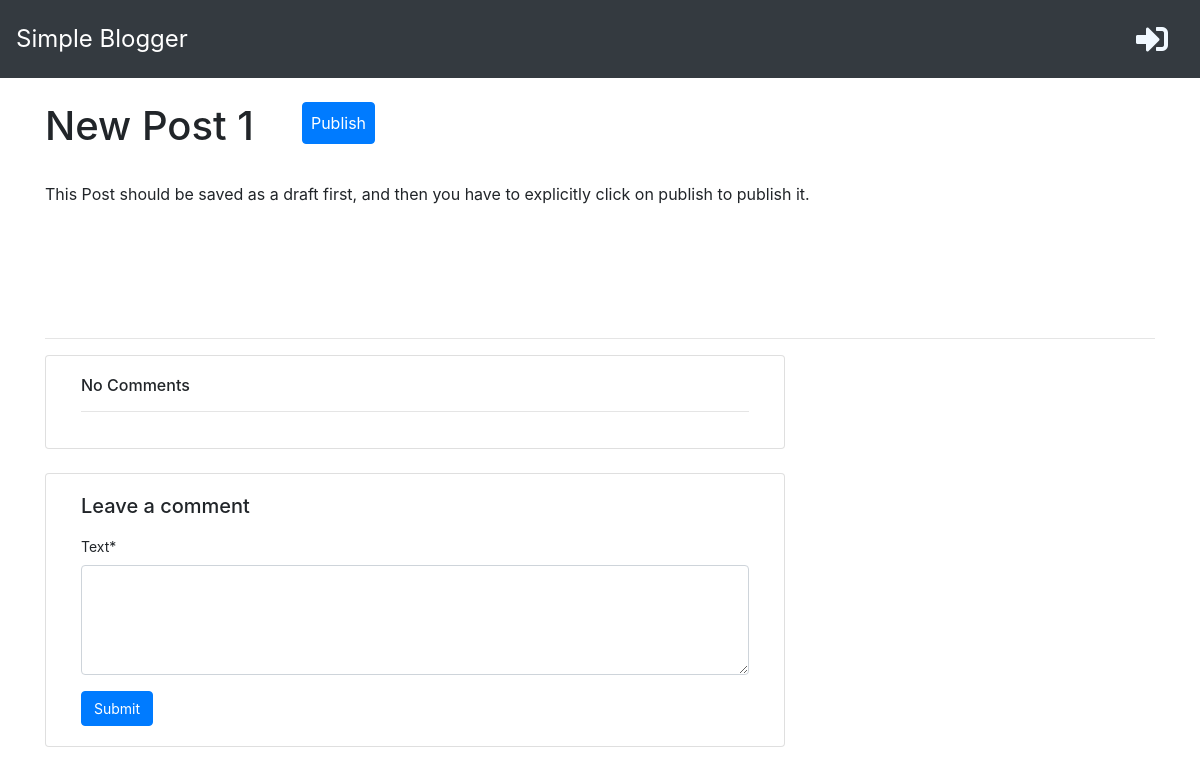
Before: /post/11 with the older database file.
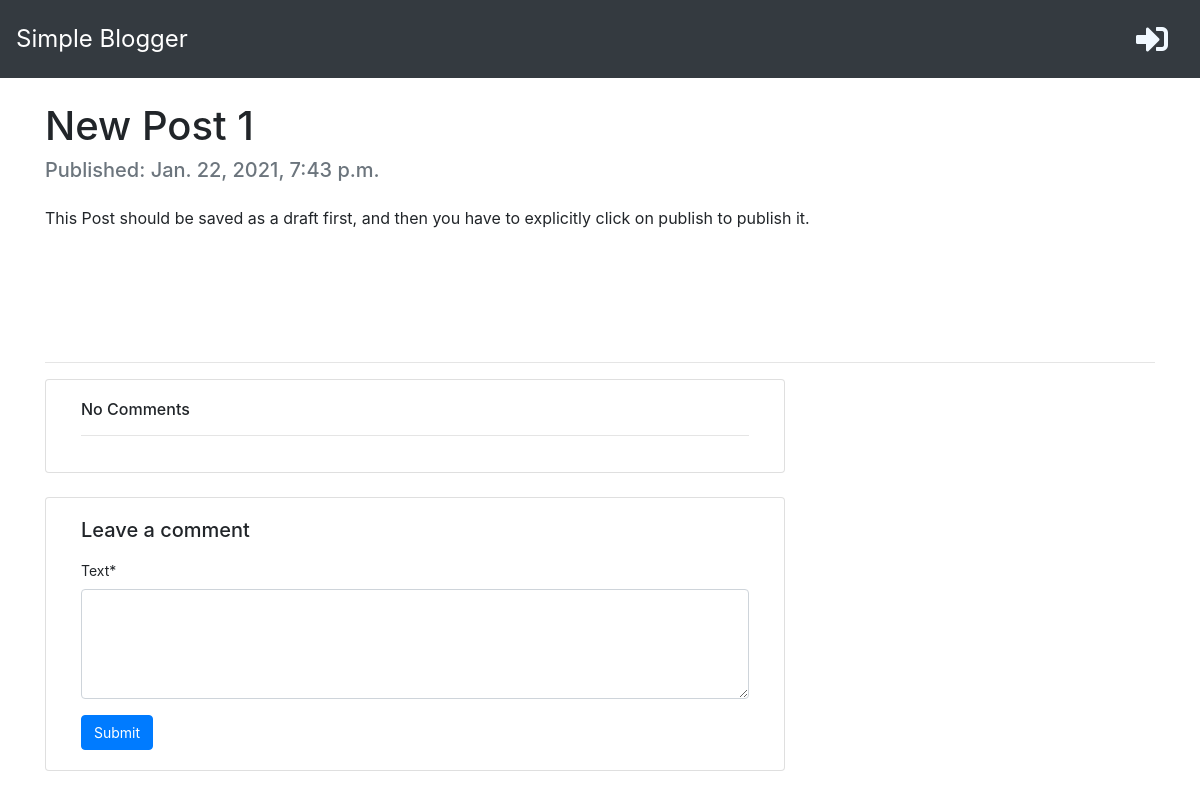
After: the same page with the newer database file.
### blog/models.py (models this page shows, shortened)
class Post(models.Model):
    author          = models.ForeignKey('auth.User', on_delete=models.CASCADE)
    title           = models.CharField(max_length=150)
    text            = models.TextField()
    created_date    = models.DateTimeField(default=timezone.now)
    published_date  = models.DateTimeField(blank=True, null=True)

### blog/views.py (the view)
# urls.py: path('post/<int:pk>', post_detail, name='post_detail'),
def post_detail(request, pk):
    post = get_object_or_404(Post, pk=pk)
    if request.method == 'POST':
        form = CommentForm(request.POST)
        if form.is_valid():
            comment = form.save(commit=False)
            comment.author = request.user
            comment.post = post
            comment.save()
            return redirect('post_detail', pk=post.pk)
    else:
        form = CommentForm()
    stuff_for_frontend = {'post': post, 'form': form}
    return render(request, 'blog/post_detail.html', stuff_for_frontend)

### blog/forms.py
class CommentForm(forms.ModelForm):
	class Meta:
		model = Comment
		fields = ('text',)
		widgets = {
			'text': forms.Textarea(
				attrs={
					'class': 'form-control',
					'rows' : 4,
				}
			),
		}

### blog/templates/blog/post_detail.html (shortened to what this page needs)
{% extends "index.html" %}
{% load crispy_forms_tags %}
{% block content %}
<div class="container mt-4">
        <div class="d-flex text-center">
            <h1 class="page-header text-center">{{post.title}}</h1>
            {% if not post.published_date %}
                <a href="{% url 'post_publish' pk=post.pk%}" class=""><button class="btn btn-primary ml-5 p-2">Publish</button></a>
            {% endif %}
        </div>
        {% if post.published_date %}
            <h5 class="mb-2 text-muted">Published: {{post.published_date}}</h5>
        {% endif %}
        <p class="mt-4">{{post.text|linebreaksbr}}</p>
        <div class="" style="height: 100px;"></div>
        <hr>
        <div class="col-md-8 card mb-4 mt-3 ">
            <div class="card-body" style="font-size: 14px;">
                {% if post.comments.count > 0 %}
                    <h6>{{ post.comments.count }} comments</h6>
                {% else %}
                    <h6>No Comments</h6>
                {% endif %}
                <hr>
            </div>
        </div>
        <div class="col-md-8 card mb-4  mt-3 ">
            <div class="card-body" style="font-size: 14px;">
                <!-- {% if new_comment %}
                <div class="alert alert-success" role="alert">
                    Your comment is awaiting moderation
                </div>
                {% else %} -->
                <h5>Leave a comment</h5>
                <form method="post" style="margin-top: 1.3em;">
                    <div class="mb-3 mx-auto">
                        {{form.text|as_crispy_field }}
                    </div>
                    <button type="submit" class="btn btn-primary" style="font-size: 14px;">Submit</button>
                </form>
                {% endif %}
            </div>
        </div>
</div>
{% endblock %}

Changed rows visible on the page:
changed Post "New Post 1": published_date (not shown) → "Jan. 22, 2021, 7:43 p.m."
Other visible differences:
text no longer shown: "Publish"
text now shown: "Published:"
